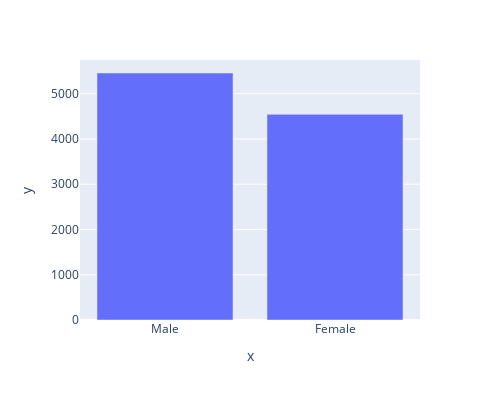

Notebook code cell kept with this figure:
### Markdown cell above
#### Column gender

### Code cell
fig = px.bar(df.gender.value_counts(), x=df.gender.value_counts().index, y=df.gender.value_counts().values,width = 500 ,  height = 400)
fig.show()

### Figure 1 — Plotly figure (JSON) as saved in the notebook; plotly's stock layout.template omitted (floating-point values rounded to 4 significant figures)
{"data": [{"alignmentgroup": "True", "hovertemplate": "x=%{x}<br>y=%{y}<extra></extra>", "legendgroup": "", "marker": {"color": "#636efa", "pattern": {"shape": ""}}, "name": "", "offsetgroup": "", "orientation": "v", "showlegend": false, "textposition": "auto", "type": "bar", "x": ["Male", "Female"], "xaxis": "x", "y": [5457, 4543], "yaxis": "y"}], "layout": {"barmode": "relative", "height": 400, "legend": {"tracegroupgap": 0}, "margin": {"t": 60}, "width": 500, "xaxis": {"anchor": "y", "domain": [0, 1], "title": {"text": "x"}}, "yaxis": {"anchor": "x", "domain": [0, 1], "title": {"text": "y"}}}}
